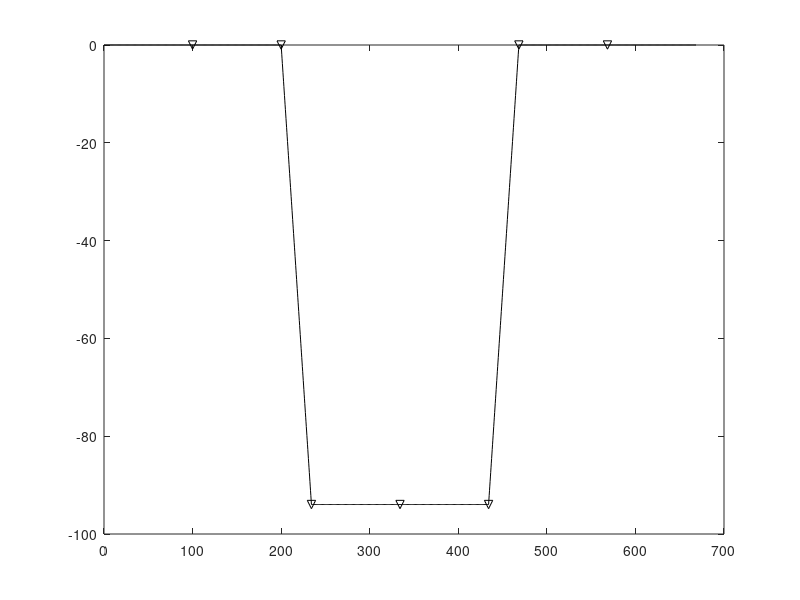

The MATLAB script that drew this image: (Note: this script raises an error after producing the figure.)
clc;
clear all;
close all;

% p1        p2        p5            p6
% ...........         ...............
%           .         .
%           .         .
%           ...........    
%           p3        p4

flag_printf = 1;

nx = 801;

p1 = 1;
p2 = 201;
p3 = 301;
p4 = 501;
p5 = 601;
p6 = 801;

dh = 1;
origin_x = 0;
origin_z = 0;

bz = zeros(nx,2);
% NOTE: x direction tight
% so coord x incremental with x
for i=p1:p2
    bz(i,1) = origin_x + (i-1)*dh;
    bz(i,2) = origin_z;
end
for i=p2+1:p3
    bz(i,1) = origin_x + bz(p2,1) + cos(0.5*pi*70/90)*(i-p2)*dh;
    bz(i,2) = origin_z + bz(p2,2) - sin(0.5*pi*70/90)*(i-p2)*dh;
end
for i=p3+1:p4
    bz(i,1) = origin_x + bz(p3,1) + (i-p3)*dh;
    bz(i,2) = origin_z + bz(p3,2);
end
for i=p4+1:p5
    bz(i,1) = origin_x + bz(p4,1) + cos(0.5*pi*70/90)*(i-p4)*dh;
    bz(i,2) = origin_z + bz(p4,2) + sin(0.5*pi*70/90)*(i-p4)*dh;
end
for i=p5+1:p6
    bz(i,1) = origin_x + bz(p5,1) + (i-p5)*dh;
    bz(i,2) = origin_z + bz(p5,2);
end
% bz(:,2) = smooth(bz(:,2),20);
% bz(:,1) = smooth(bz(:,1),20);
if flag_printf
    figure(1)   
    plot(bz(:,1),bz(:,2),'k');
    hold on;

    plot(100.0,   0.0  , 'kv');
    plot(200.0,   0.0  , 'kv');
    plot(234.202,  -93.9693, 'kv');
    plot(334.202,  -93.9693, 'kv');
    plot(434.202,  -93.9693,'kv');
    plot(468.404,   0    , 'kv');
    plot(568.404,   0    , 'kv');
    text(100.0+10,  0.0  +20,'R1',FontSize=15);
    text(200.0+10,  0.0  +20,'R2',FontSize=15);
    text(234.202+10,-93.9693+20,'R3',FontSize=15);
    text(334.202+10,-93.9693+20,'R4',FontSize=15);
    text(434.202+10,-93.9693+20,'R5',FontSize=15);
    text(468.404+10, 0    +20,'R6',FontSize=15);
    text(568.404+10, 0    +20,'R7',FontSize=15);
    plot(150,-50,'k*');
    axis equal;
    set(gcf,'Position',[200,200,650,400]);
    xlabel('X axis (m)',FontSize=15,FontWeight='bold');
    ylabel('Y axis (m)',FontSize=15,FontWeight='bold');
    xlim([-100,800]);
    ylim([-400,100]);
    %title('concave step model',FontSize=15);
    set(gca,'layer','top');
    set(gca,'FontSize',10,FontWeight='bold');
    set(gcf,'color','white','renderer','painters');
    text(200,-150,'Vp=3.0 km s^{-1}',FontSize=15);
    text(200,-200,'Vs=2.0 km s^{-1}',FontSize=15);
    text(200,-250,'\rho=1.5 g cm^{-3}',FontSize=15);
end

% creat data file
file_name = '../data_file_2d.txt';
fid=fopen(file_name,'w'); % Output file name 
fprintf(fid,'# nx number\n'); 
fprintf(fid,'%d\n',nx);
fprintf(fid,'# bz coords\n'); 
for i=1:nx
  fprintf(fid,'%.9e %.9e\n',bz(i,1),bz(i,2));
end

if flag_printf
   print(gcf,'model1.png','-r400','-dpng');
 end

